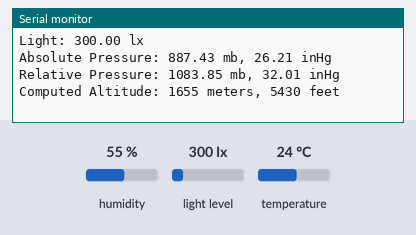
Bench run of a sketch on a simulated Arduino Uno, built with avr-gcc and run on an emulated ATmega328P. On the bench: the last lines printed to the serial monitor. The test bench sets the inputs (shaded band); at power-on: humidity 55 %, light level 300 lx, temperature 24 °C. No radio packets arrive unless stated.

Above: at 3.1 s.
3.2 s: humidity set to 22 %
At 4.7 s:
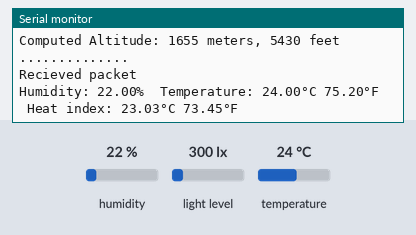
6.2 s: light level set to 40 lx
At 7.07 s:
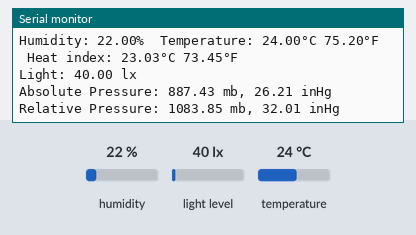
9.2 s: temperature set to 12 °C
At 11.52 s:
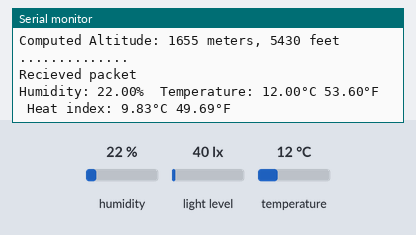
12.2 s: light level set to 500 lx
At 13.9 s:
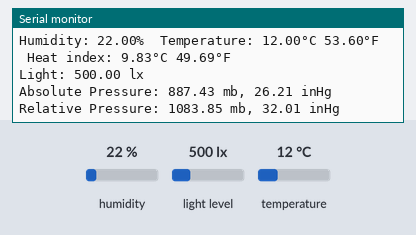
15.2 s: humidity set to 40 %
At 16.07 s:
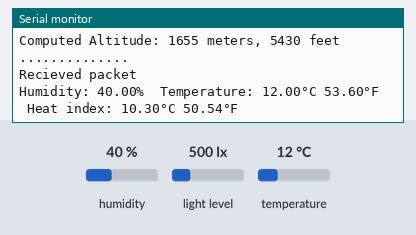
Timing chart, 0 to 18.2 s (numbered marks = the images above; inputs shaded):
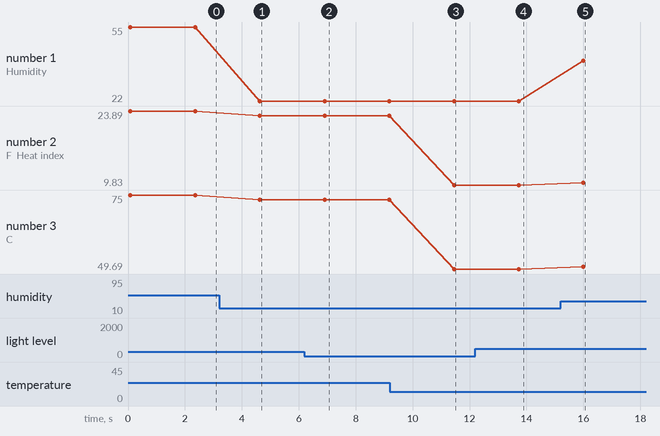

Measured:
- after the input at 3.2 s, the serial monitor: prints a new line after 1.4 s (image 1)
- after the input at 6.2 s, the serial monitor: prints a new line after 0.79 s (image 2)
- after the input at 9.2 s, the serial monitor: prints a new line after 2.3 s (image 3)
- after the input at 12.2 s, the serial monitor: prints a new line after 1.6 s (image 4)
- after the input at 15.2 s, the serial monitor: prints a new line after 0.80 s (image 5)
- plotted number 1: 55 → 22 after the input at 3.2 s, 22 → 40 after the input at 15.2 s
- plotted number 2: 23.89 → 23.03 after the input at 3.2 s, 23.03 → 9.83 after the input at 9.2 s, 9.83 → 10.3 after the input at 15.2 s
- plotted number 3: 75 → 73.45 after the input at 3.2 s, 73.45 → 49.69 after the input at 9.2 s, 49.69 → 50.54 after the input at 15.2 s

The sketch:

sender_code.ino
```cpp
#include "DHT.h"
#include <LoRa.h>
#include <BH1750.h>
#include <Wire.h>

BH1750 lightMeter;
DHT dht(7, DHT22);

void setup() {
  Serial.begin(9600);
  Serial.println(F("DHTxx test!"));
  dht.begin();

  Wire.begin();
  lightMeter.begin();
  Serial.println(F("BH1750 Test begin"));

    while (!Serial);
  Serial.println("LoRa Sender");

    if (!LoRa.begin(433E6)) {
    Serial.println("Starting LoRa failed!");
    while (1);
  }
}

void loop() {
  // Wait a few seconds between measurements.
  // Reading temperature or humidity takes about 250 milliseconds!
  // Sensor readings may also be up to 2 seconds 'old' (its a very slow sensor)
  float h = dht.readHumidity();
  // Read temperature as Celsius (the default)
  float t = dht.readTemperature();
  // Read temperature as Fahrenheit (isFahrenheit = true)
  float f = dht.readTemperature(true);

  // Check if any reads failed and exit early (to try again).
  if (isnan(h) || isnan(t) || isnan(f)) {
    Serial.println(F("Failed to read from DHT sensor!"));
    return;
  }

  // Compute heat index in Fahrenheit (the default)
  float hif = dht.computeHeatIndex(f, h);
  // Compute heat index in Celsius (isFahreheit = false)
  float hic = dht.computeHeatIndex(t, h, false);
    float lux = lightMeter.readLightLevel();
  LoRa.beginPacket();

    LoRa.print(F("Humidity: "));
  LoRa.print(h);
  LoRa.print(F("%  Temperature: "));
  LoRa.print(t);
  LoRa.print(F("°C "));
  LoRa.print(f);
  LoRa.print(F("°F  Heat index: "));
  LoRa.print(hic);
  LoRa.print(F("°C "));
  LoRa.print(hif);
  LoRa.println(F("°F"));


  LoRa.print("Light: ");
  LoRa.print(lux);
  LoRa.println(" lx");
          LoRa.print("Absolute Pressure: ");
          LoRa.print("887.43 mb, ");
          LoRa.print(26.21);
          LoRa.println(" inHg");

          LoRa.print("Relative Pressure: ");
          LoRa.print(1083.85);
          LoRa.print(" mb, ");
          LoRa.print(32.01);
          LoRa.println(" inHg");


          LoRa.print("Computed Altitude: ");
          LoRa.print(1655);
          LoRa.print(" meters, ");
          LoRa.print(1655*3.28084,0);
          LoRa.println(" feet");
          LoRa.println();
  Serial.println("..............");
  Serial.println("Recieved packet");

  Serial.print(F("Humidity: "));
  Serial.print(h);
  Serial.print(F("%  Temperature: "));
  Serial.print(t);
  Serial.print(F("°C "));
  Serial.print(f);
  Serial.print(F("°F  Heat index: "));
  Serial.print(hic);
  Serial.print(F("°C "));
  Serial.print(hif);
  Serial.println(F("°F"));


  Serial.print("Light: ");
  Serial.print(lux);
  Serial.println(" lx");
          Serial.print("Absolute Pressure: ");
          Serial.print("887.43 mb, ");
          Serial.print(26.21);
          Serial.println(" inHg");

          Serial.print("Relative Pressure: ");
          Serial.print(1083.85);
          Serial.print(" mb, ");
          Serial.print(32.01);
          Serial.println(" inHg");


          Serial.print("Computed Altitude: ");
          Serial.print(1655);
          Serial.print(" meters, ");
          Serial.print(1655*3.28084,0);
          Serial.println(" feet");
          Serial.println();
  LoRa.endPacket();

    delay(2000);
}
```
